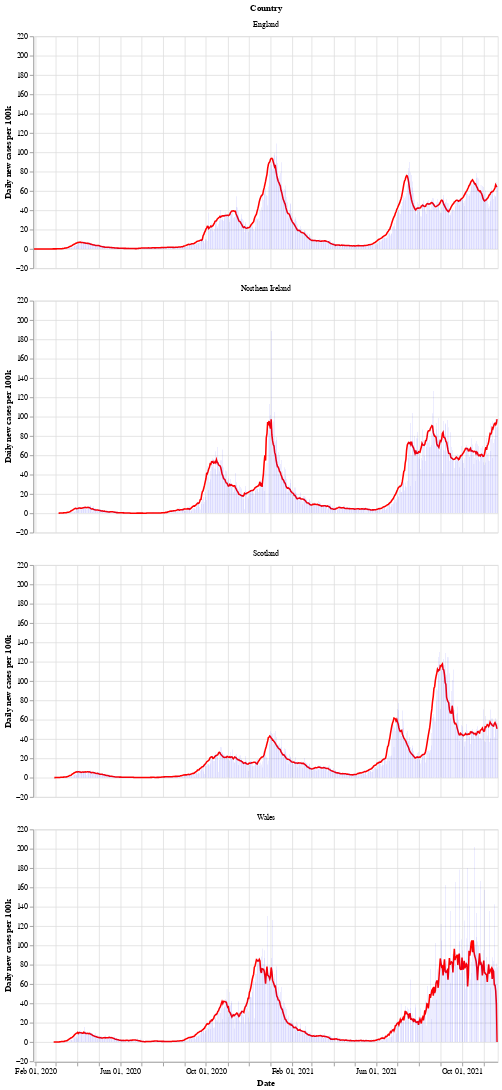

Notebook source saved alongside this figure:
### Markdown cell above
Next is a bar chart of the number of new cases in each country (per 100k population), with the 7 day moving average of cases. Again we see that Wales saw a longer period of raising and falling cases compared to the other countries.

After a period of cases falling, each nation is now seeing a rise in the number of cases - especially in Wales.

### Code cell
# collapse
bars = alt.Chart(uk_cases).mark_bar().encode(
    x=alt.X("yearmonthdate(date):T", axis=alt.Axis(title='Date')),
    y=alt.Y("newCasesRate:Q", axis=alt.Axis(title='Daily new cases per 100k')),
    tooltip='newCasesRate',
    color=alt.condition(
        alt.datum.dailyChange > 0,
        alt.value("orange"),  # The positive color
        alt.value("blue")  # The negative color
    )
).properties(title='New cases per 100k population with rolling 7 day average', width=600).interactive()
line = alt.Chart(uk_cases).mark_line(
    color='red',
    size=2,
).transform_window(
    rolling_mean='mean(newCasesRate)',
    frame=[0, 7],
    groupby=['areaName']
).encode(
    x='yearmonthdate(date):T',
    y='rolling_mean:Q'
)
alt.layer(line, bars, data=uk_cases).facet(alt.Row('areaName', title='Country'), columns=1)

### Figure 1 — Vega-Lite specification as saved in the notebook (floating-point values rounded to 4 significant figures; data arrays with more than 128 entries replaced by an {"elided": "..."} marker saying what was removed)
{"config": {"view": {"continuousWidth": 400, "continuousHeight": 300}}, "data": {"name": "data-b87f5fa61d2be12ead7ae572c4fd3d51"}, "facet": {"type": "nominal", "field": "areaName", "title": "Country"}, "spec": {"layer": [{"mark": {"type": "line", "color": "red", "size": 2}, "encoding": {"x": {"type": "temporal", "field": "date", "timeUnit": "yearmonthdate"}, "y": {"type": "quantitative", "field": "rolling_mean"}}, "transform": [{"window": [{"op": "mean", "field": "newCasesRate", "as": "rolling_mean"}], "frame": [0, 7], "groupby": ["areaName"]}]}, {"mark": "bar", "encoding": {"color": {"condition": {"value": "orange", "test": "(datum.dailyChange > 0)"}, "value": "blue"}, "tooltip": {"type": "quantitative", "field": "newCasesRate"}, "x": {"type": "temporal", "axis": {"title": "Date"}, "field": "date", "timeUnit": "yearmonthdate"}, "y": {"type": "quantitative", "axis": {"title": "Daily new cases per 100k"}, "field": "newCasesRate"}}, "selection": {"selector002": {"type": "interval", "bind": "scales", "encodings": ["x", "y"]}}, "title": "New cases per 100k population with rolling 7 day average", "width": 600}]}, "columns": 1, "$schema": "https://vega.github.io/schema/vega-lite/v4.8.1.json", "datasets": {"data-b87f5fa61d2be12ead7ae572c4fd3d51": {"elided": "2552 records"}}}
